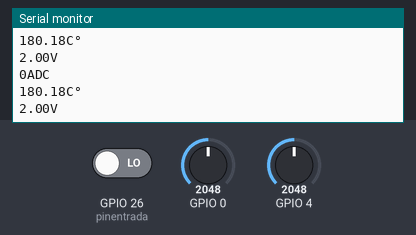
Recording of a sketch running on a simulated ESP32. Shown: the last lines printed to the serial monitor. Inputs (shaded band) come from the test bench; at power-on: GPIO 0 = 2048, GPIO 26 (pinentrada) LOW, GPIO 4 = 2048.

Above: at 2.8 s.
2.9 s: GPIO 0 set to 2866
At 4.8 s:
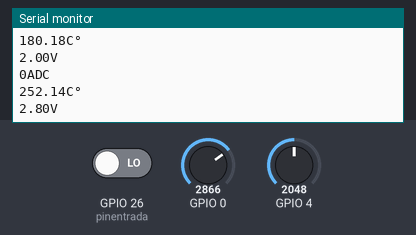
5.6 s: GPIO 26 (pinentrada) driven HIGH
At 6.3 s:
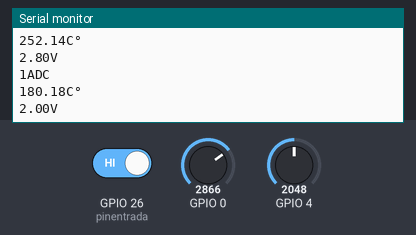

The sketch:

digital-analogo.ino
```cpp
//variables
int pinentrada = 26, volmax = 1, factordeescala = 90, resolucion = 1023, delayse = 2000, lectura = 0;

void setup() {
  pinMode(pinentrada, INPUT);//recibimos la señal del arduino uno
  Serial.begin(9600);
}

void loop() {
  lectura = digitalRead(pinentrada);//leemos la señal
  float valoranalogo = map(lectura, 0, 255, 0, 1023);  //conversor de digital a analogo
  float conanalogo= analogRead(valoranalogo);//leemos el valor analogo
  float voltaje = (conanalogo * volmax) / resolucion;//obtebemos el valor del voltaje
  float temp = voltaje * factordeescala;//obtenemos el valor de la temperatura
  Serial.print(lectura);
  Serial.print("ADC");
  Serial.println(" ");
  Serial.print(temp);
  Serial.print("C°");
  Serial.println(" ");
  Serial.print(voltaje);
  Serial.print("V");
  Serial.println(" ");
  delay(delayse);
}
```

Measured:
- after the input at 2.9 s, the serial monitor: prints a new line after 1.1 s (image 1)
- after the input at 5.6 s, the serial monitor: prints a new line after 0.40 s (image 2)
